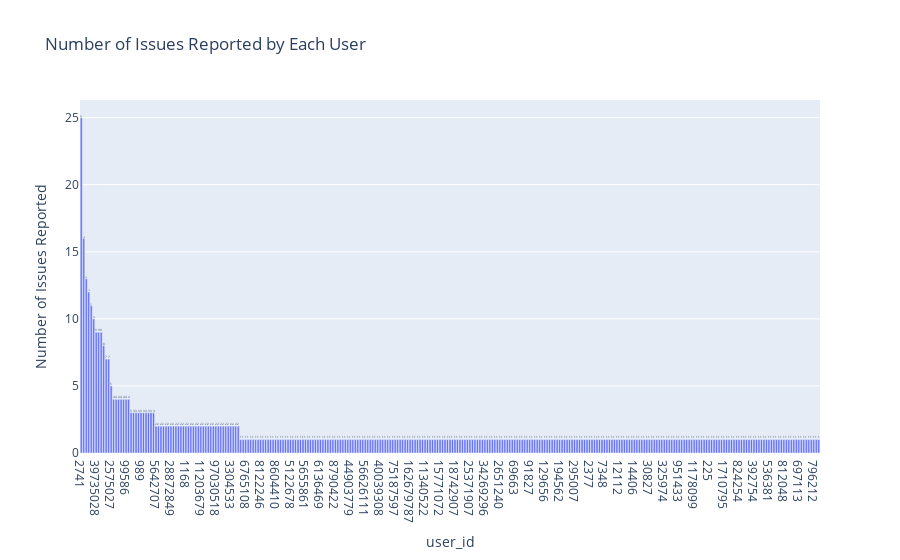
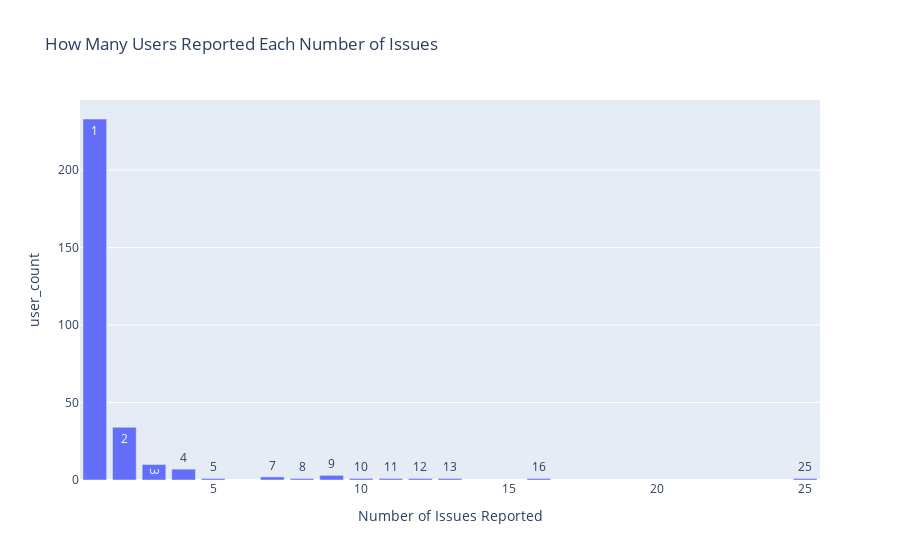

The notebook cell saved with these charts, in order:
### Markdown cell above
# Is there anyone who reports more issues than others?

### Code cell
unique_users = issues_df['user_id'].unique()
print(f"Number of unique Users: {len(unique_users)}")

issues_by_user = issues_df.groupby('user_id').size().reset_index(name='issue_count')
issues_by_user = issues_by_user.sort_values(by='issue_count', ascending=False)
issues_by_user['user_id'] = issues_by_user['user_id'].astype(str)

print("\nList of Users and the Number of Issues Reported:")
print(issues_by_user)

fig = px.bar(issues_by_user, x='user_id', y='issue_count', 
             title='Number of Issues Reported by Each User',
             labels={'user': 'User', 'issue_count': 'Number of Issues Reported'},
             text='issue_count')

fig.show()

statistics = issues_by_user.groupby('issue_count').size().reset_index(name='user_count')

print("\nNumber of Users with Specific Issue Counts")
print(statistics)

fig = px.bar(statistics, x='issue_count', y='user_count', 
             title='How Many Users Reported Each Number of Issues',
             labels={'user': 'User', 'issue_count': 'Number of Issues Reported'},
             text='issue_count')

fig.show()

### Figure 1 — Plotly figure (JSON) as saved in the notebook; plotly's stock layout.template omitted (floating-point values rounded to 4 significant figures; data arrays with more than 128 entries replaced by an {"elided": "..."} marker saying what was removed)
{"data": [{"alignmentgroup": "True", "hovertemplate": "user_id=%{x}<br>Number of Issues Reported=%{text}<extra></extra>", "legendgroup": "", "marker": {"color": "#636efa", "pattern": {"shape": ""}}, "name": "", "offsetgroup": "", "orientation": "v", "showlegend": false, "text": {"elided": "297 int values"}, "textposition": "auto", "type": "bar", "x": {"elided": "297 str values"}, "xaxis": "x", "y": {"elided": "297 int values"}, "yaxis": "y"}], "layout": {"barmode": "relative", "legend": {"tracegroupgap": 0}, "title": {"text": "Number of Issues Reported by Each User"}, "xaxis": {"anchor": "y", "domain": [0, 1], "title": {"text": "user_id"}}, "yaxis": {"anchor": "x", "domain": [0, 1], "title": {"text": "Number of Issues Reported"}}}}

### Figure 2 — Plotly figure (JSON) as saved in the notebook; plotly's stock layout.template omitted (floating-point values rounded to 4 significant figures)
{"data": [{"alignmentgroup": "True", "hovertemplate": "Number of Issues Reported=%{text}<br>user_count=%{y}<extra></extra>", "legendgroup": "", "marker": {"color": "#636efa", "pattern": {"shape": ""}}, "name": "", "offsetgroup": "", "orientation": "v", "showlegend": false, "text": [1, 2, 3, 4, 5, 7, 8, 9, 10, 11, 12, 13, 16, 25], "textposition": "auto", "type": "bar", "x": [1, 2, 3, 4, 5, 7, 8, 9, 10, 11, 12, 13, 16, 25], "xaxis": "x", "y": [233, 34, 10, 7, 1, 2, 1, 3, 1, 1, 1, 1, 1, 1], "yaxis": "y"}], "layout": {"barmode": "relative", "legend": {"tracegroupgap": 0}, "title": {"text": "How Many Users Reported Each Number of Issues"}, "xaxis": {"anchor": "y", "domain": [0, 1], "title": {"text": "Number of Issues Reported"}}, "yaxis": {"anchor": "x", "domain": [0, 1], "title": {"text": "user_count"}}}}
